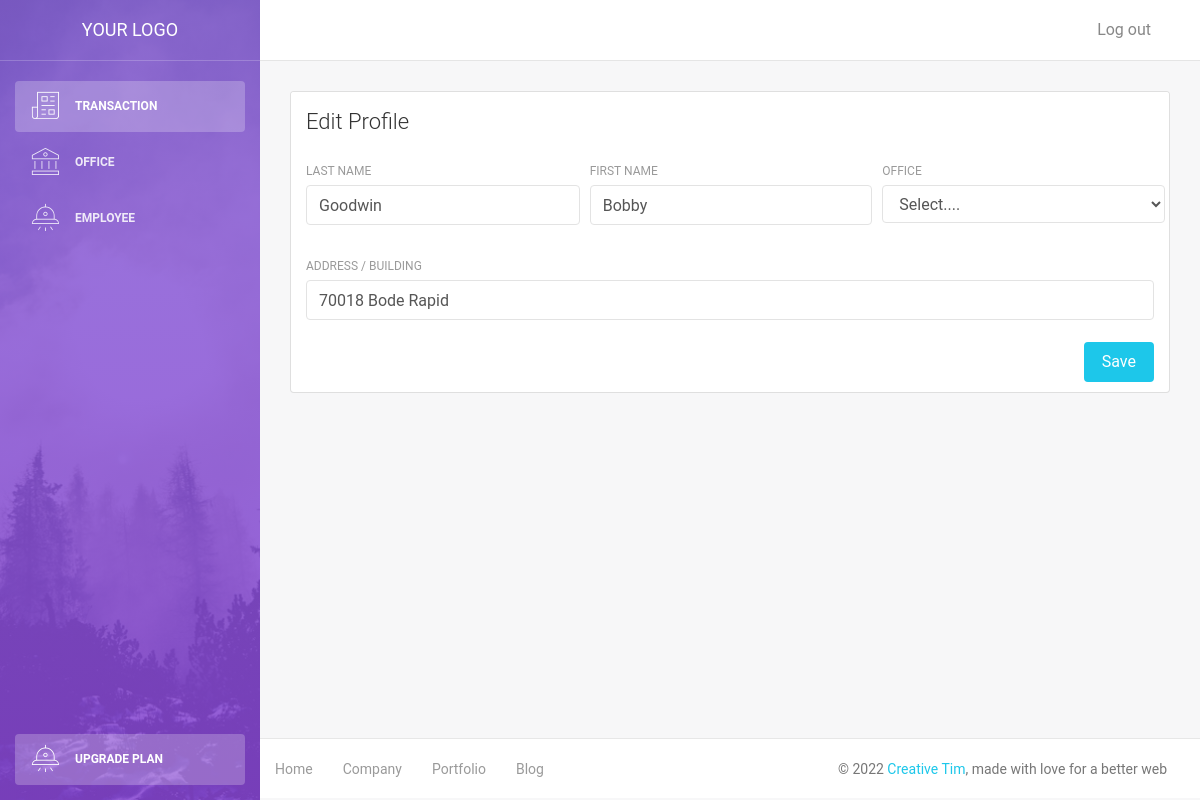
/employee-edit.php?id=8, run on the app's committed database.
### tables this page shows
CREATE TABLE `employee` (
  `id` int(11) NOT NULL,
  `lastname` varchar(45) NOT NULL,
  `firstname` varchar(45) NOT NULL,
  `office_id` int(11) NOT NULL,
  `address` varchar(100) DEFAULT NULL
);

### employee-edit.php (the view, shortened to what this page needs)
<!DOCTYPE html>
<html lang="en">
<head>
    <link rel="stylesheet" href="https://maxcdn.bootstrapcdn.com/font-awesome/latest/css/font-awesome.min.css" />
    <link href="assets/css/bootstrap.min.css" rel="stylesheet" />
    <link href="assets/css/light-bootstrap-dashboard.css?v=2.0.0 " rel="stylesheet" />
    <link href="assets/css/demo.css" rel="stylesheet" />
</head>
<body>
    <?php
        require('config/db.php');
        $id = $_GET['id'];
        $query = "SELECT * FROM employee WHERE id =" . $id;
        $result = mysqli_query($conn, $query);
        if(count($result)==1){
            $employee = mysqli_fetch_array($result);
            $lastname = $employee['lastname'];
            $firstname = $employee['firstname'];
            $address = $employee['address'];
        }
    ?>
    <div class="wrapper">
        <div class="sidebar" data-image="assets/img/sidebar-5.jpg">
            <div class="sidebar-wrapper">
            <?php include('includes/sidebar.php'); ?>
            </div>
        </div>
        <div class="main-panel">
            <?php include('includes/navbar.php');?>
            <div class="content">
                <div class="container-fluid">
                        <div class="row">
                            <div class="col-md-12">
                                <div class="card">
                                    <div class="card-header">
                                        <h4 class="card-title">Edit Profile</h4>
                                    </div>
                                    <div class="card-body">
                                        <form method="POST" action="<?php $_SERVER['PHP_SELF']; ?>">
                                            <div class="row">
                                                <div class="col-md-4 pr-1">
                                                    <div class="form-group">
                                                        <label>Last Name</label>
                                                        <input type="text" class="form-control" name="lastname" value="<?php echo $lastname;?>">
                                                    </div>
                                                </div>
                                                <div class="col-md-4 pr-1">
                                                    <div class="form-group">
                                                        <label>First Name</label>
                                                        <input type="text" class="form-control" name="firstname" value="<?php echo $firstname;?>">
                                                    </div>
                                                </div>
                                                <div class="col-md-4 pr-1">
                                                    <div class="form-group">
                                                        <label for="exampleInputEmail1">Office</label>
                                                        <select class="form-control" name='office'>
                                                        <option>Select....</option>
                                                        </select>
                                                    </div>
                                                </div>
                                            </div>
                                            <div class="row">
                                                <div class="col-md-12">
                                                    <div class="form-group">
                                                        <label>Address / Building</label>
                                                        <input type="text" class="form-control" name="address" value="<?php echo $address;?>">
                                                    </div>
                                                </div>
                                            </div>
                                            <button type="submit" name="submit" value="Submit" class="btn btn-info btn-fill pull-right">Save</button>
                                            <div class="clearfix"></div>
                                        </form>
                                    </div>
                                </div>
                            </div>
                        </div>
                </div>
            </div>
            <footer class="footer">
                <div class="container-fluid">
                    <nav>
                        <ul class="footer-menu">
                            <li>
                                <a href="#">
                                    Home
                                </a>
                            </li>
                            <li>
                                <a href="#">
                                    Company
                                </a>
                            </li>
                            <li>
                                <a href="#">
                                    Portfolio
                                </a>
                            </li>
                            <li>
                                <a href="#">
                                    Blog
                                </a>
                            </li>
                        </ul>
                        <p class="copyright text-center">
                            ©
                            <a href="http://www.creative-tim.com">Creative Tim</a>, made with love for a better web
                        </p>
                    </nav>
                </div>
            </footer>
        </div>
    </div>
</body>
</html>

### data on the page
employee: lastname "Goodwin", firstname "Bobby", address "70018 Bode Rapid"
